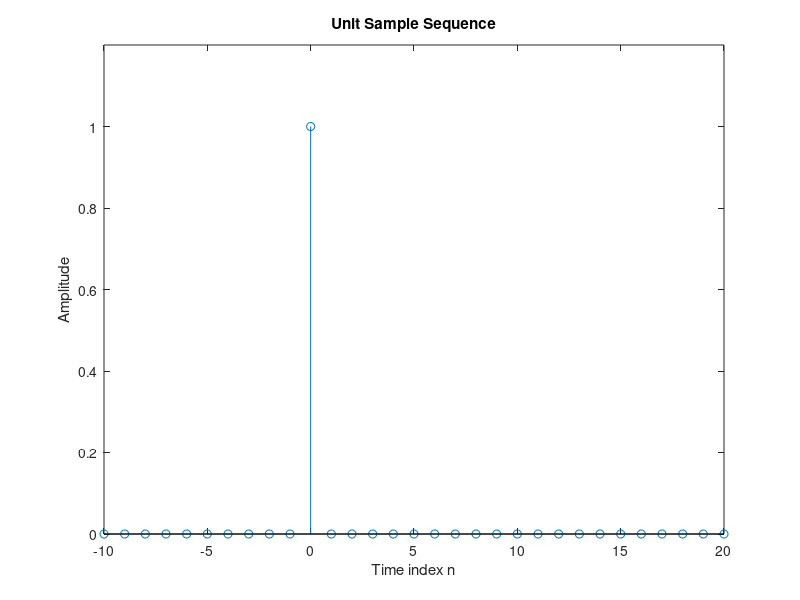

Source code (MATLAB):
% Program P1_1
% Generation of a Unit Sample Sequence
clf;
% Generate a vector from -10 to 20
n = -10:20;
% Generate the unit sample sequence
u = [zeros(1,10) 1 zeros(1,20)];
% Plot the unit sample sequence
stem(n,u);
xlabel('Time index n');ylabel('Amplitude');
title('Unit Sample Sequence');
axis([-10 20 0 1.2]);